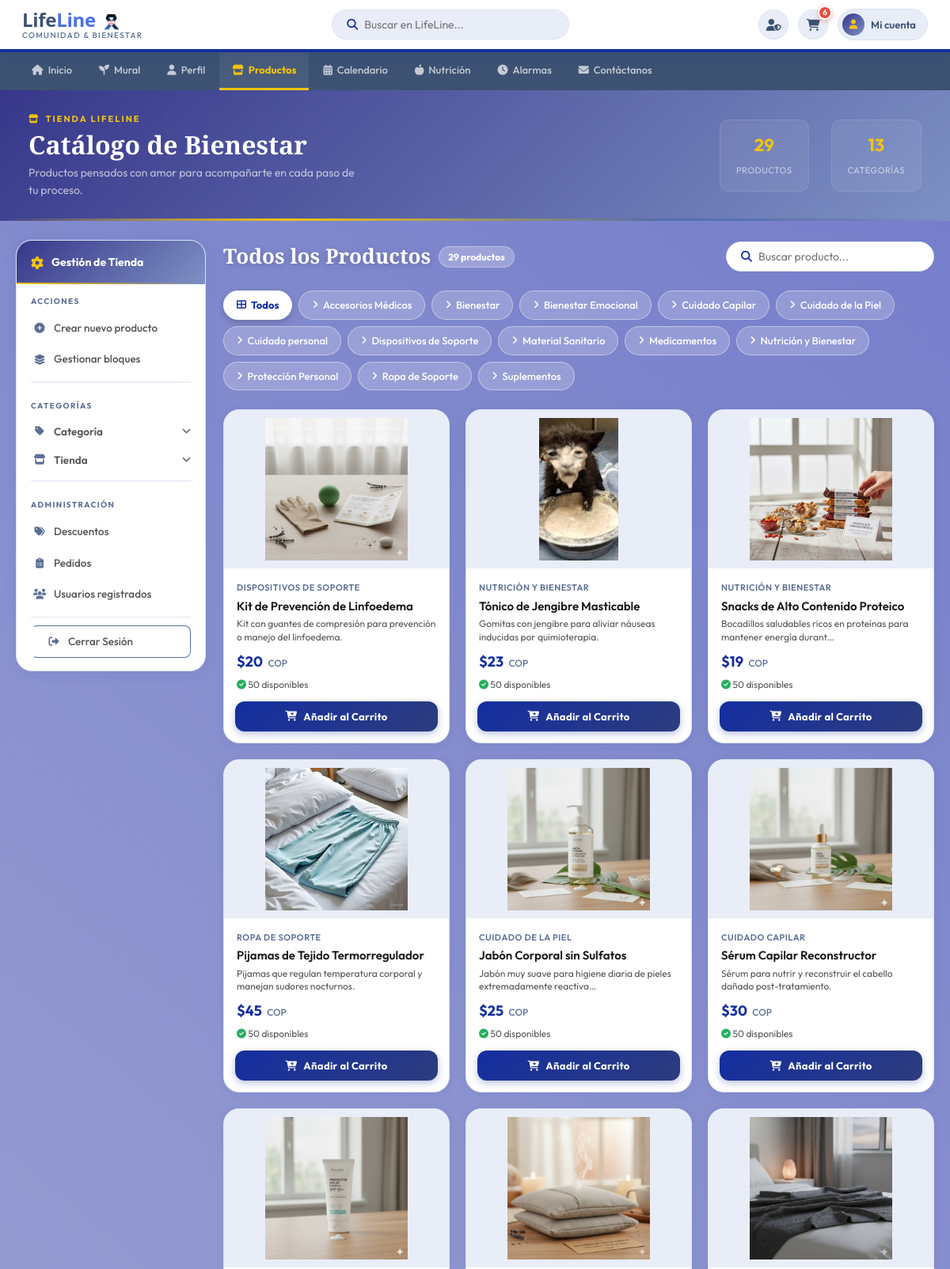
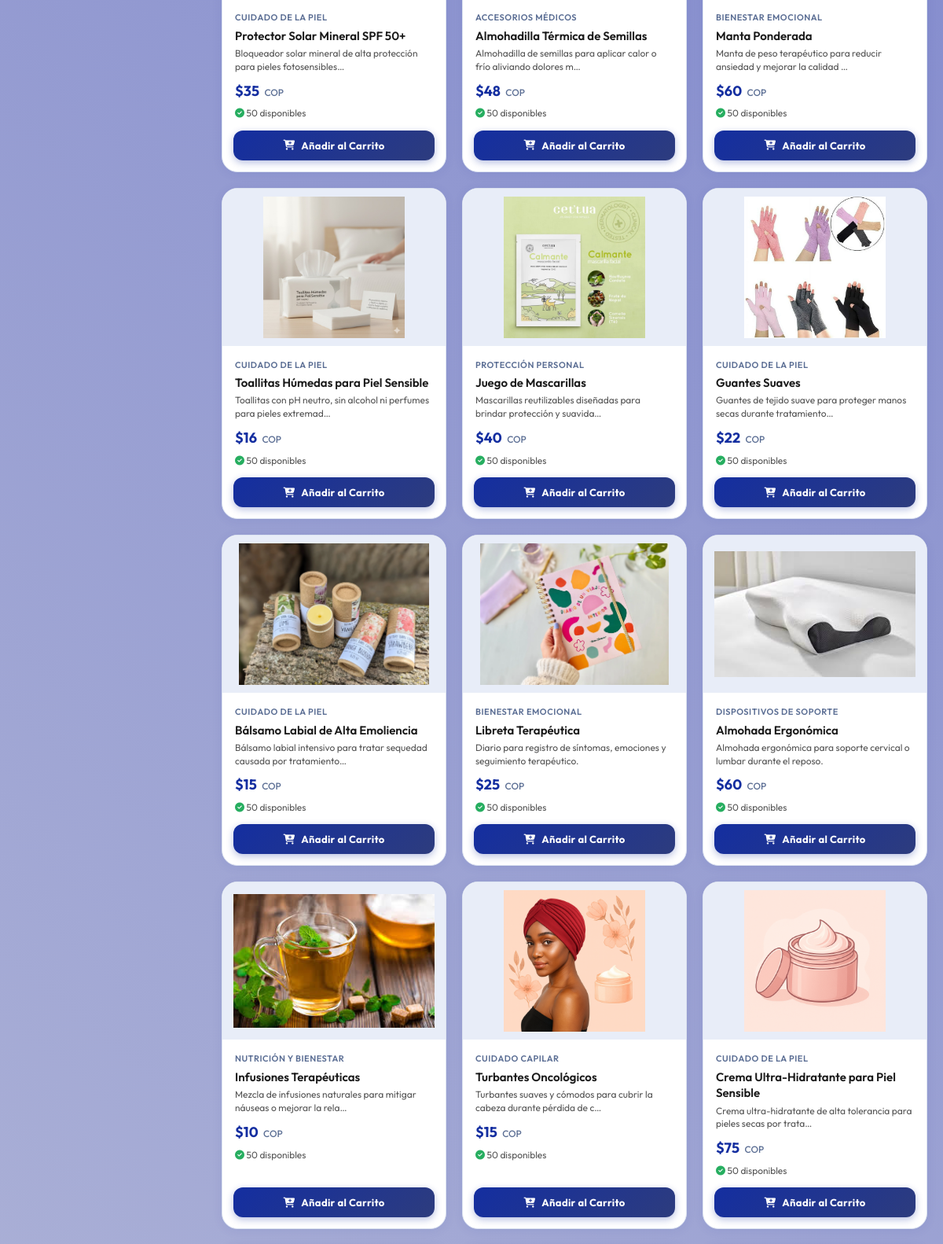
The page /productos/tienda/ (signed in, upper part) on the database its author committed (2 pictures, top to bottom).
### productos/models.py (models this page shows, shortened)
class Categoria(models.Model):
    nombre = models.CharField(max_length=100, unique=True, verbose_name='Nombre')
    descripcion = models.TextField(blank=True, verbose_name='Descripción')
    class Meta:
        verbose_name = 'Categoría'
        verbose_name_plural = 'Categorías'
        ordering = ['nombre']
    def __str__(self):
        return self.nombre

class Producto(models.Model):
    USO_CHOICES = [
        ('nauseas',   'Para náuseas'),
        ('fatiga',    'Para fatiga'),
        ('dolor',     'Para dolor'),
        ('nutricion', 'Nutrición'),
        ('higiene',   'Higiene y cuidado'),
        ('general',   'Uso general'),
    ]
    nombre = models.CharField(
        max_length=200,
        verbose_name='Nombre',
        validators=[MinLengthValidator(3, 'El nombre debe tener al menos 3 caracteres.')]
    )
    descripcion = models.TextField(verbose_name='Descripción')
    categoria = models.ForeignKey(
        Categoria,
        on_delete=models.PROTECT,
        verbose_name='Categoría'
    )
    precio_final = models.DecimalField(
        max_digits=10,
        decimal_places=2,
        verbose_name='Precio (COP)',
        validators=[
            MinValueValidator(0.01, 'El precio debe ser mayor a 0.'),
            MaxValueValidator(9999999, 'El precio máximo permitido es $9.999.999.')
        ]
    )
    cantidad = models.IntegerField(
        default=0,
        verbose_name='Stock',
        validators=[MinValueValidator(0, 'El stock no puede ser negativo.')]
    )
    estado = models.BooleanField(default=True, verbose_name='Activo')
    imagen = models.ImageField(
        upload_to='productos/',
        blank=True,
        null=True,
        verbose_name='Imagen'
    )
    uso_recomendado = models.CharField(
        max_length=20,
        choices=USO_CHOICES,
        default='general',
        verbose_name='Uso recomendado'
    )
    fecha_creacion = models.DateTimeField(auto_now_add=True, verbose_name='Fecha creación')
    fecha_vencimiento = models.DateField(
        null=True,
        blank=True,
        verbose_name='Fecha de vencimiento',
        help_text='Dejar vacío si el producto no vence.'
    )
    class Meta:
        verbose_name = 'Producto'
        verbose_name_plural = 'Productos'
        ordering = ['-fecha_creacion']
        unique_together = ('nombre', 'categoria')
    @property
    def tiene_stock(self):
        return self.cantidad > 0
    @property
    def esta_vencido(self):
        if self.fecha_vencimiento:
            return self.fecha_vencimiento < timezone.now().date()
        return False

### productos/views.py (the view)
# urls.py: path('tienda/',                       views.vista_tienda,           name='tienda'),
@login_required
def vista_tienda(request):
    query            = request.GET.get('q', '').strip()
    categoria_id     = request.GET.get('categoria', '').strip()
    uso_filtro       = request.GET.get('uso', '').strip()
    productos = Producto.objects.filter(estado=True).select_related('categoria')
    if query:
        productos = productos.filter(nombre__icontains=query)
    if categoria_id:
        try:
            productos = productos.filter(categoria__id=int(categoria_id))
        except ValueError:
            pass
    if uso_filtro:
        productos = productos.filter(uso_recomendado=uso_filtro)
    categorias = Categoria.objects.all()
    return render(request, 'productos/tienda.html', {
        'productos':      productos,
        'query':          query,
        'categoria_id':   categoria_id,
        'uso_filtro':     uso_filtro,
        'categorias':     categorias,
        'uso_choices':    Producto.USO_CHOICES,
    })

### carrito/context_processors.py (called while the page is built)
def carrito_count(request):
    count = 0
    if request.user.is_authenticated:
        try:
            from carrito.models import CarritoItem
            from django.db.models import Sum
            count = CarritoItem.objects.filter(
                usuario=request.user
            ).aggregate(total=Sum('cantidad'))['total'] or 0
        except Exception:
            count = 0
    return {'carrito_count': count}

### templates/productos/tienda.html (shortened to what this page needs)
{% load static %}
<!DOCTYPE html>
<html lang="es">
<head>
<link rel="stylesheet" href="https://cdnjs.cloudflare.com/ajax/libs/font-awesome/6.5.1/css/all.min.css">
</head>
<body>
<header class="header-bar">
  <div class="logo-wrap">
    <div class="logo-text-wrap">
      <div class="logo-title">
        Life<span style="color:#4a6feb;">Line</span>
        <img class="logol" src="{% static 'imagenes/Group 243 (3).png' %}" alt="logo">
      </div>
      <div class="logo-tagline">Comunidad &amp; Bienestar</div>
    </div>
  </div>
  <div class="search-box">
    <i class="fas fa-search"></i>
    <input type="text" placeholder="Buscar en LifeLine...">
  </div>
<div class="header-right">
    {% if request.user.is_staff or request.user.rol == 'ADMIN' %}
    <a class="hdr-btn admin-btn" href="{% url 'lista_productos' %}" title="Panel de Administración">
      <i class="fas fa-user-shield"></i>
{% endif %}
    <a class="hdr-btn" href="{% url 'ver_carrito' %}" title="Carrito">
      <i class="fas fa-shopping-cart"></i>
<span class="cart-badge" id="cart-count">{{ carrito_count }}</span>    </a>
  <div class="user-chip">
      <div class="user-chip-av"><i class="fas fa-user"></i></div>
      <span>{{ usuario.username|default:"Mi cuenta" }}</span>
    </div>
  </div>
</header>
<nav class="main-tabs">
  <a href="{% url 'home' %}" ><i class="fas fa-home"></i> Inicio</a>
  <a href="{% url 'mural' %}"><i class="fas fa-seedling"></i> Mural</a>
  <a href="{% url 'perfil' %}"><i class="fas fa-user"></i> Perfil</a>
  <a href="{% url 'tienda' %}"class="active"><i class="fas fa-store"></i> Productos</a>
  <a href="{% url 'calendario' %}"><i class="fas fa-calendar-alt"></i> Calendario</a>
  <a href="{% url 'nutricion' %}"><i class="fas fa-apple-alt"></i> Nutrición</a>
  <a href="{% url 'alarmas' %}"><i class="fas fa-clock"></i> Alarmas</a>
  <a href="{% url 'contactanos' %}"><i class="fas fa-envelope"></i> Contáctanos</a>
</nav>
<div class="store-hero">
  <div class="hero-text">
    <div class="eyebrow"><i class="fas fa-store"></i> Tienda LifeLine</div>
    <h1>Catálogo de Bienestar</h1>
    <p>Productos pensados con amor para acompañarte en cada paso de tu proceso.</p>
  </div>
  <div class="hero-stats">
    <div class="hstat">
      <strong>{{ productos|length }}</strong>
      <span>Productos</span>
    </div>
    <div class="hstat">
      <strong>{{ categorias|length }}</strong>
      <span>Categorías</span>
    </div>
  </div>
</div>
<div class="page-layout">
  <aside class="admin-sidebar">
    <div class="sidebar-header">
      <i class="fas fa-cog"></i>
      <span>Gestión de Tienda</span>
    </div>
    <div class="admin-menu">
      <div class="sidebar-section-label">Acciones</div>
      <a href="#"><i class="fas fa-plus-circle"></i> Crear nuevo producto</a>
      <a href="#"><i class="fas fa-layer-group"></i> Gestionar bloques</a>
      <div class="menu-sep"></div>
      <div class="sidebar-section-label">Categorías</div>
      <div class="submenu-group">
        <button class="submenu-toggle-btn {% if categoria_filtro %}open{% endif %}" onclick="toggleSubmenu(this)">
          <i class="fas fa-tag t-icon"></i>
          <span class="t-label">Categoría</span>
          <i class="fas fa-chevron-down t-caret"></i>
        </button>
      </div>
      <div class="submenu-group">
        <button class="submenu-toggle-btn" onclick="toggleSubmenu(this)">
          <i class="fas fa-store t-icon"></i>
          <span class="t-label">Tienda</span>
          <i class="fas fa-chevron-down t-caret"></i>
        </button>
      </div>
      <div class="menu-sep"></div>
      <div class="sidebar-section-label">Administración</div>
      <a href="#"><i class="fas fa-tags"></i> Descuentos</a>
      <a href="#"><i class="fas fa-clipboard-list"></i> Pedidos</a>
      <a href="#"><i class="fas fa-users"></i> Usuarios registrados</a>
      <div class="menu-sep"></div>
      <a href="{% url 'logout' %}" class="btn-logout-side">
        <i class="fas fa-sign-out-alt"></i> Cerrar Sesión
      </a>
    </div>
  </aside>
  <div class="main-content">
    <div class="content-toolbar">
      <div class="toolbar-left">
        <h2 class="toolbar-title">Todos los Productos</h2>
        <span class="product-count-pill">{{ productos|length }} producto{{ productos|length|pluralize }}</span>
      </div>
      <form method="get" action="{% url 'tienda' %}">
        <div class="toolbar-search">
          <i class="fas fa-search"></i>
          <input type="text" name="q" placeholder="Buscar producto..." value="{{ query }}">
        </div>
      </form>
    </div>
    <div class="category-chips">
      <a href="{% url 'tienda' %}{% if query %}?q={{ query }}{% endif %}"
         class="chip {% if not categoria_filtro %}active{% endif %}">
        <i class="fas fa-th-large"></i> Todos
      </a>
      {% for cat in categorias %}
      <a href="{% url 'tienda' %}?categoria={{ cat }}{% if query %}&q={{ query }}{% endif %}"
         class="chip {% if cat == categoria_filtro %}active{% endif %}">
        <i class="fas fa-angle-right"></i> {{ cat }}
      </a>
      {% endfor %}
    </div>
    {% if productos %}
    <div class="product-grid">
      {% for producto in productos %}
      <div class="product-card"
           data-name="{{ producto.nombre|lower }}"
           data-cat="{{ producto.categoria|lower }}">
        <a href="#">
          <div class="product-image-container">
          </div>
        </a>
        <div class="product-info">
          {% if producto.categoria %}
            <p class="product-categoria">{{ producto.categoria }}</p>
          {% endif %}
          <p class="product-name">{{ producto.nombre }}</p>
          {% if producto.descripcion %}
            <p class="product-desc">{{ producto.descripcion|truncatechars:70 }}</p>
          {% endif %}
          <div class="product-price-row">
            <span class="product-price">
              ${{ producto.precio_final|floatformat:0 }}
              <span class="currency">COP</span>
            </span>
          </div>
          <p class="product-stock">
            {% if producto.tiene_stock %}
              <i class="fas fa-check-circle ok"></i> {{ producto.cantidad }} disponibles
            {% else %}
              <i class="fas fa-times-circle ko"></i> Agotado
            {% endif %}
          </p>
        </div>
        <form method="post" action="{% url 'agregar_carrito' producto.id %}" style="display:contents;">
          <button type="submit"
                  class="add-to-cart"
                  {% if not producto.tiene_stock or producto.esta_vencido %}disabled{% endif %}>
            <i class="fas fa-cart-plus"></i>
            {% if producto.esta_vencido %}Vencido
            {% elif not producto.tiene_stock %}Agotado
            {% else %}Añadir al Carrito
            {% endif %}
          </button>
        </form>
      </div>
      {% endfor %}
    </div>
    {% else %}
    <div class="empty-state">
      <i class="fas fa-box-open"></i>
      <h3>Sin productos disponibles</h3>
      <p>No hay productos que coincidan con tu búsqueda.</p>
    </div>
    {% endif %}
  </div>
</div>
</body>
</html>

### rows shown on the page
Categoria: nombre "Accesorios Médicos"
Categoria: nombre "Bienestar"
Categoria: nombre "Bienestar Emocional"
Categoria: nombre "Cuidado Capilar"
Categoria: nombre "Cuidado de la Piel"
Categoria: nombre "Cuidado personal"
Categoria: nombre "Dispositivos de Soporte"
Categoria: nombre "Material Sanitario"
Categoria: nombre "Medicamentos"
Categoria: nombre "Nutrición y Bienestar"
Categoria: nombre "Protección Personal"
Categoria: nombre "Ropa de Soporte"
Categoria: nombre "Suplementos"
Producto: categoria "DISPOSITIVOS DE SOPORTE", nombre "Kit de Prevención de Linfoedema", descripcion "Kit con guantes de compresión para prevención o manejo del linfoedema.", precio_final "20", cantidad "50", shows "Añadir al Carrito"
Producto: categoria "NUTRICIÓN Y BIENESTAR", nombre "Tónico de Jengibre Masticable", descripcion "Gomitas con jengibre para aliviar náuseas inducidas por quimioterapia.", precio_final "23", cantidad "50", shows "Añadir al Carrito"
Producto: categoria "NUTRICIÓN Y BIENESTAR", nombre "Snacks de Alto Contenido Proteico", descripcion "Bocadillos saludables ricos en proteínas para mantener energía durant…", precio_final "19", cantidad "50", shows "Añadir al Carrito"
Producto: categoria "ROPA DE SOPORTE", nombre "Pijamas de Tejido Termorregulador", descripcion "Pijamas que regulan temperatura corporal y manejan sudores nocturnos.", precio_final "45", cantidad "50", shows "Añadir al Carrito"
Producto: categoria "CUIDADO DE LA PIEL", nombre "Jabón Corporal sin Sulfatos", descripcion "Jabón muy suave para higiene diaria de pieles extremadamente reactiva…", precio_final "25", cantidad "50", shows "Añadir al Carrito"
Producto: categoria "CUIDADO CAPILAR", nombre "Sérum Capilar Reconstructor", descripcion "Sérum para nutrir y reconstruir el cabello dañado post-tratamiento.", precio_final "30", cantidad "50", shows "Añadir al Carrito"
Producto: categoria "CUIDADO DE LA PIEL", nombre "Protector Solar Mineral SPF 50+", descripcion "Bloqueador solar mineral de alta protección para pieles fotosensibles…", precio_final "35", cantidad "50", shows "Añadir al Carrito"
Producto: categoria "ACCESORIOS MÉDICOS", nombre "Almohadilla Térmica de Semillas", descripcion "Almohadilla de semillas para aplicar calor o frío aliviando dolores m…", precio_final "48", cantidad "50", shows "Añadir al Carrito"
Producto: categoria "BIENESTAR EMOCIONAL", nombre "Manta Ponderada", descripcion "Manta de peso terapéutico para reducir ansiedad y mejorar la calidad …", precio_final "60", cantidad "50", shows "Añadir al Carrito"
Producto: categoria "CUIDADO DE LA PIEL", nombre "Toallitas Húmedas para Piel Sensible", descripcion "Toallitas con pH neutro, sin alcohol ni perfumes para pieles extremad…", precio_final "16", cantidad "50", shows "Añadir al Carrito"
Producto: categoria "PROTECCIÓN PERSONAL", nombre "Juego de Mascarillas", descripcion "Mascarillas reutilizables diseñadas para brindar protección y suavida…", precio_final "40", cantidad "50", shows "Añadir al Carrito"
Producto: categoria "CUIDADO DE LA PIEL", nombre "Guantes Suaves", descripcion "Guantes de tejido suave para proteger manos secas durante tratamiento…", precio_final "22", cantidad "50", shows "Añadir al Carrito"
Producto: categoria "CUIDADO DE LA PIEL", nombre "Bálsamo Labial de Alta Emoliencia", descripcion "Bálsamo labial intensivo para tratar sequedad causada por tratamiento…", precio_final "15", cantidad "50", shows "Añadir al Carrito"
Producto: categoria "BIENESTAR EMOCIONAL", nombre "Libreta Terapéutica", descripcion "Diario para registro de síntomas, emociones y seguimiento terapéutico.", precio_final "25", cantidad "50", shows "Añadir al Carrito"
Producto: categoria "DISPOSITIVOS DE SOPORTE", nombre "Almohada Ergonómica", descripcion "Almohada ergonómica para soporte cervical o lumbar durante el reposo.", precio_final "60", cantidad "50", shows "Añadir al Carrito"
Producto: categoria "NUTRICIÓN Y BIENESTAR", nombre "Infusiones Terapéuticas", descripcion "Mezcla de infusiones naturales para mitigar náuseas o mejorar la rela…", precio_final "10", cantidad "50", shows "Añadir al Carrito"
Producto: categoria "CUIDADO CAPILAR", nombre "Turbantes Oncológicos", descripcion "Turbantes suaves y cómodos para cubrir la cabeza durante pérdida de c…", precio_final "15", cantidad "50", shows "Añadir al Carrito"
Producto: categoria "CUIDADO DE LA PIEL", nombre "Crema Ultra-Hidratante para Piel Sensible", descripcion "Crema ultra-hidratante de alta tolerancia para pieles secas por trata…", precio_final "75", cantidad "50", shows "Añadir al Carrito"

### other values the page prints
{{ carrito_count }} "6"
{{ usuario.username|default:"Mi cuenta" }} "Mi cuenta"
{{ productos|length }} "29"
{{ categorias|length }} "13"
